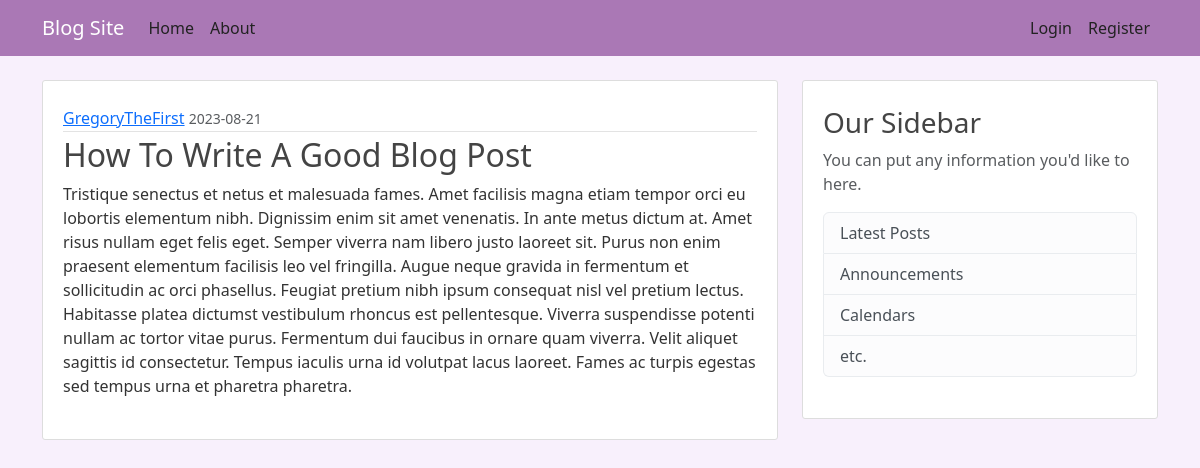
Page /post/7 on the committed database.
### blog_app/models.py (models this page shows, shortened)
class User(db.Model, UserMixin):
	id = db.Column(db.Integer, primary_key=True)
	username = db.Column(db.String(20), unique=True,nullable=False)
	email = db.Column(db.String(120), unique=True,nullable=False)
	image_file = db.Column(db.String(20), nullable=False, default="default.jpg")
	password =  db.Column(db.String(60), nullable=False)
	posts = db.relationship("Post", backref="author", lazy=True)

class Post(db.Model):
	id = db.Column(db.Integer, primary_key=True)
	title = db.Column(db.String(100), nullable=False)
	date_posted = db.Column(db.DateTime, nullable=False, default=datetime.utcnow)
	content = db.Column(db.Text, nullable=False)
	user_id = db.Column(db.Integer, db.ForeignKey("user.id"), nullable=False)

### blog_app/routes.py (the view)
@app.route("/post/<int:post_id>")
def post(post_id):
	post = Post.query.get_or_404(post_id)
	return render_template("post.html", title=post.title, post=post)

### blog_app/templates/post.html (shortened to what this page needs)
{% extends "layout.html" %}
{% block content %}
    <article class="media content-section">
        <div class="media-body">
            <div class="article-metadata">
                <a class="mr-2" href="{{ url_for('user_posts', username=post.author.username) }}">{{ post.author.username }}</a>
                <small class="text-muted">{{ post.date_posted.strftime("%Y-%m-%d") }}</small>
            </div>
            <h2 class="article-title">{{ post.title }}</h2>
            <p class="article-content">{{ post.content }}</p>
        </div>
    </article>
{% endblock content %}

### blog_app/static/main.css (style rules this page uses)
body { background: #f8f0fc; color: #333333; margin-top: 5rem; }
h1, h2, h3, h4, h5, h6 { color: #444444; }
.content-section { background: #ffffff; padding: 25px 20px; border: 1px solid #dddddd; border-radius: 3px; margin-bottom: 20px; }
.article-title { color: #444444; }
.article-content { white-space: pre-line; }
.article-metadata { padding-bottom: 1px; margin-bottom: 4px; border-bottom: 1px solid #e3e3e3 }

### rows in the picture
User: author.username "GregoryTheFirst"
Post: date_posted "2023-08-21", title "How To Write A Good Blog Post", content "Tristique senectus et netus et malesuada fames. Amet facilisis magna etiam tempor orci eu lobortis elementum nibh. Dignissim enim sit amet venenatis. In ante metus dictum at. Amet risus nullam eget felis eget. Semper viverra nam libero justo laoreet sit. Purus non enim praesent elementum facilisis leo vel fringilla. Augue neque gravida in fermentum et sollicitudin ac orci phasellus. Feugiat pretium nibh ipsum consequat nisl vel pretium lectus. Habitasse platea dictumst vestibulum rhoncus est pellentesque. Viverra suspendisse potenti nullam ac tortor vitae purus. Fermentum dui faucibus in ornare quam viverra. Velit aliquet sagittis id consectetur. Tempus iaculis urna id volutpat lacus…"
